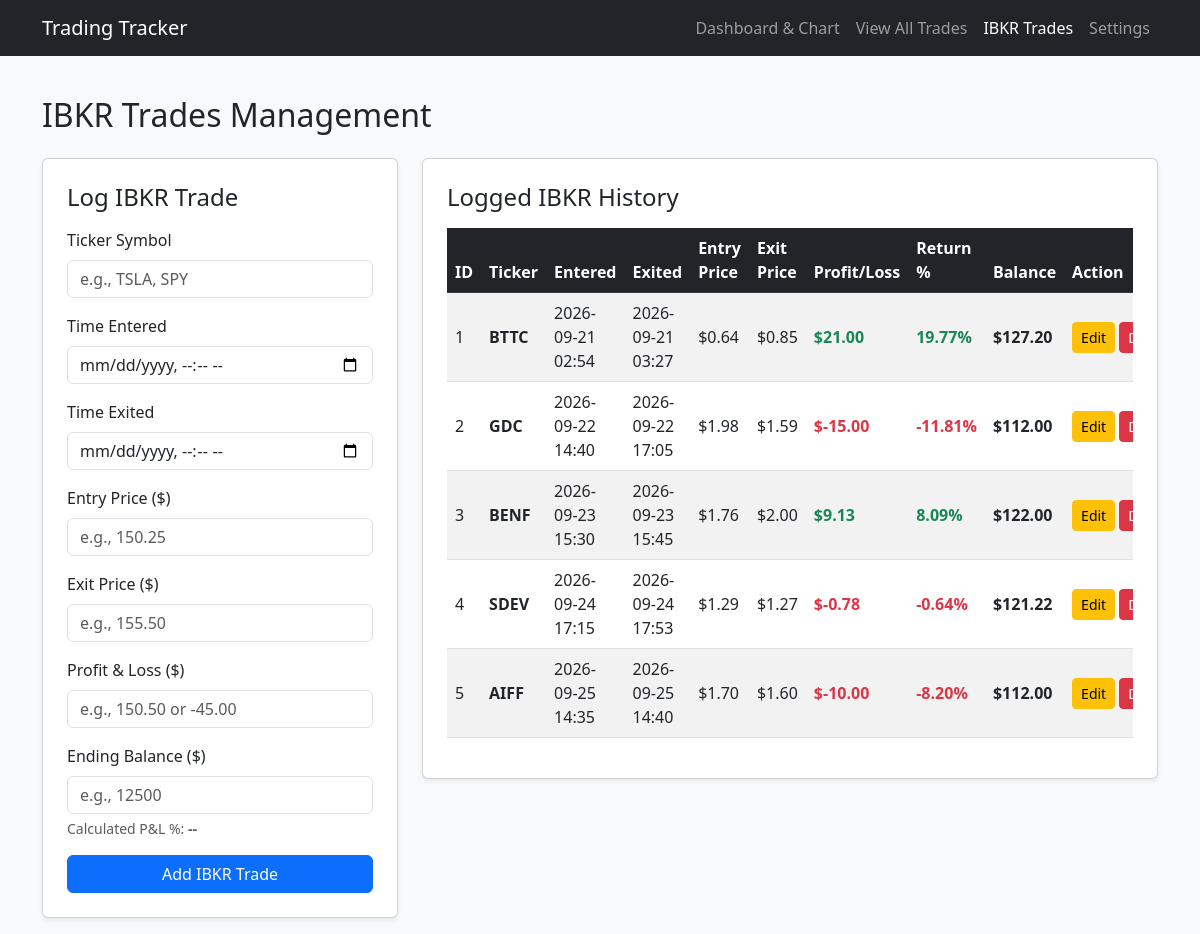
/ibkr, run on an earlier commit of the app's database.
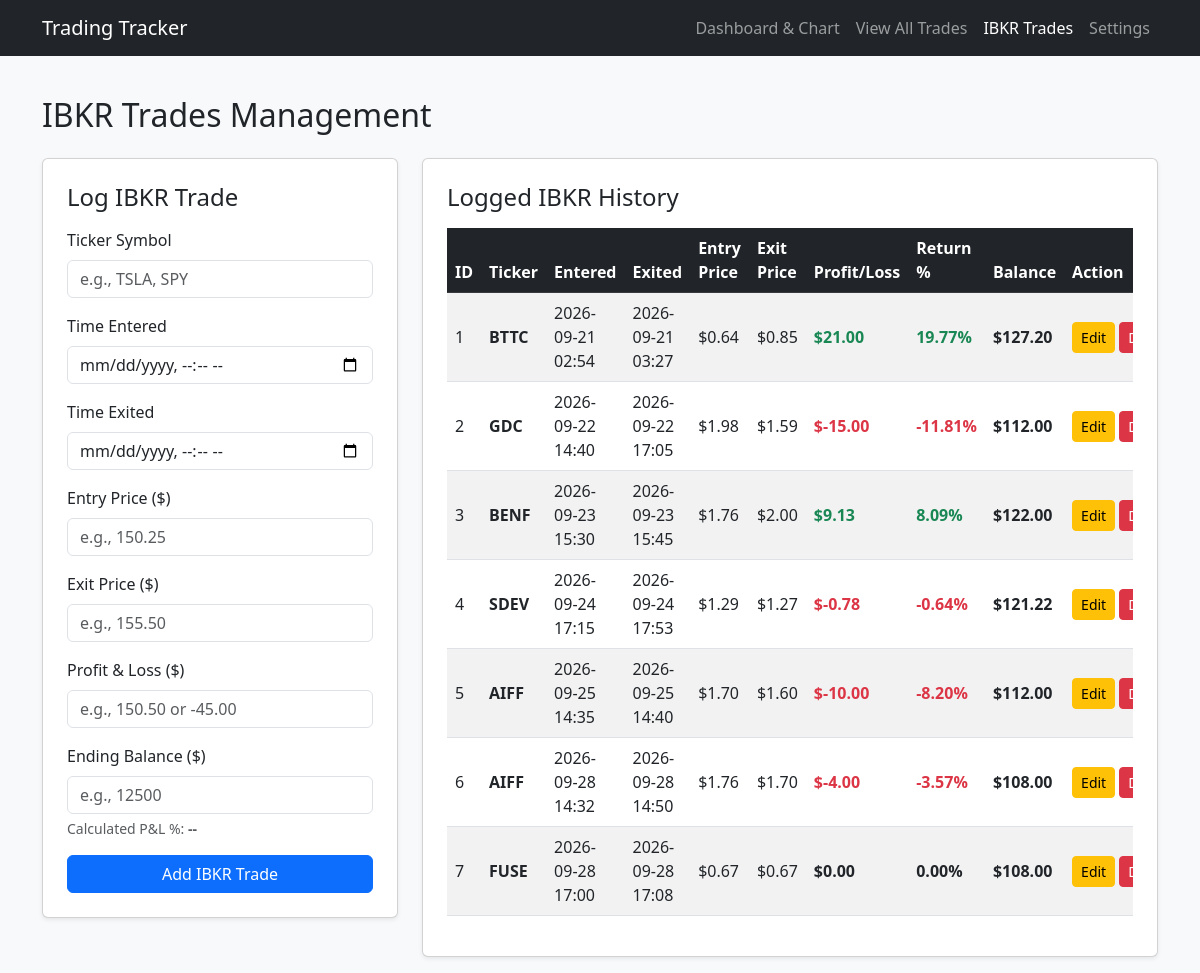
And on a later commit of the database.
### flask_app.py (models this page shows)
class IBKRTrade(db.Model):
  id = db.Column(db.Integer, primary_key=True)
  ticker = db.Column(db.String(20), nullable=False)
  time_entered = db.Column(db.String(50), nullable=False)
  time_exited = db.Column(db.String(50), nullable=False)
  entry_price = db.Column(db.Float, nullable=False, default=0.0)
  exit_price = db.Column(db.Float, nullable=False, default=0.0)
  pnl = db.Column(db.Float, nullable=False, default=0.0)
  balance = db.Column(db.Float, nullable=False, default=0.0)
  timestamp = db.Column(db.DateTime, default=datetime.utcnow)

### flask_app.py (the view, shortened to what this page needs)
@app.route('/ibkr', methods=['GET', 'POST'])
def ibkr_trades():
  all_ibkr_trades = IBKRTrade.query.order_by(IBKRTrade.id.asc()).all()
  return render_template('ibkr.html', trades=all_ibkr_trades)

### templates/ibkr.html (shortened to what this page needs)
<!DOCTYPE html>
<html lang="en">
<head>
    <link href="https://cdn.jsdelivr.net/npm/bootstrap@5.3.0/dist/css/bootstrap.min.css" rel="stylesheet">
</head>
<body class="bg-light">
    <nav class="navbar navbar-expand-lg navbar-dark bg-dark mb-4">
        <div class="container">
            <a class="navbar-brand" href="/">Trading Tracker</a>
            <div class="navbar-nav">
                <a class="nav-link" href="/">Dashboard & Chart</a>
                <a class="nav-link" href="/trades-list">View All Trades</a>
                <a class="nav-link active" href="/ibkr">IBKR Trades</a>
                <a class="nav-link" href="/settings">Settings</a>
            </div>
        </div>
    </nav>
    <div class="container py-3">
        <h2 class="mb-4">IBKR Trades Management</h2>
        <div class="row g-4">
            <div class="col-lg-4">
                <div class="card shadow-sm p-4">
                    <h4 class="card-title mb-3">Log IBKR Trade</h4>
                    <form method="POST">
                        <div class="mb-3">
                            <label class="form-label">Ticker Symbol</label>
                            <input type="text" class="form-control" name="ticker" placeholder="e.g., TSLA, SPY" required>
                        </div>
                        <div class="mb-3">
                            <label class="form-label">Time Entered</label>
                            <input type="datetime-local" class="form-control" name="time_entered" required>
                        </div>
                        <div class="mb-3">
                            <label class="form-label">Time Exited</label>
                            <input type="datetime-local" class="form-control" name="time_exited" required>
                        </div>
                        <div class="mb-3">
                            <label class="form-label">Entry Price ($)</label>
                            <input type="number" step="any" class="form-control" name="entry_price" placeholder="e.g., 150.25" required>
                        </div>
                        <div class="mb-3">
                            <label class="form-label">Exit Price ($)</label>
                            <input type="number" step="any" class="form-control" name="exit_price" placeholder="e.g., 155.50" required>
                        </div>
                        <div class="mb-3">
                            <label class="form-label">Profit & Loss ($)</label>
                            <input type="number" step="any" class="form-control" id="pnlInput" name="pnl" placeholder="e.g., 150.50 or -45.00" required>
                        </div>
                        <div class="mb-3">
                            <label class="form-label">Ending Balance ($)</label>
                            <input type="number" step="any" class="form-control" id="balanceInput" name="balance" placeholder="e.g., 12500" required>
                            <div class="form-text mt-1">
                                Calculated P&L %: <span id="pnlPercentDisplay" class="fw-bold text-muted">--</span>
                            </div>
                        </div>
                        <button type="submit" class="btn btn-primary w-100">Add IBKR Trade</button>
                    </form>
                </div>
            </div>
            <div class="col-lg-8">
                <div class="card shadow-sm p-4">
                    <h4 class="card-title mb-3">Logged IBKR History</h4>
                    <div class="table-responsive">
                        <table class="table table-striped table-hover align-middle">
                            <thead class="table-dark">
                                <tr>
                                    <th>ID</th>
                                    <th>Ticker</th>
                                    <th>Entered</th>
                                    <th>Exited</th>
                                    <th>Entry Price</th>
                                    <th>Exit Price</th>
                                    <th>Profit/Loss</th>
                                    <th>Return %</th>
                                    <th>Balance</th>
                                    <th>Action</th>
                                </tr>
                            </thead>
                            <tbody>
                                {% for trade in trades %}
                                {% set starting_balance = trade.balance - trade.pnl %}
                                {% set pct = (trade.pnl / starting_balance * 100) if starting_balance > 0 else 0 %}
                                <tr>
                                    <td>{{ trade.id }}</td>
                                    <td><strong>{{ trade.ticker }}</strong></td>
                                    <td>{{ trade.time_entered.replace('T', ' ') }}</td>
                                    <td>{{ trade.time_exited.replace('T', ' ') }}</td>
                                    <td>${{ "%.2f"|format(trade.entry_price) }}</td>
                                    <td>${{ "%.2f"|format(trade.exit_price) }}</td>
                                    <td>
                                        <span class="fw-bold {{ 'text-success' if trade.pnl > 0 else ('text-danger' if trade.pnl < 0 else '') }}">
                                            ${{ "%.2f"|format(trade.pnl) }}
                                        </span>
                                    </td>
                                    <td>
                                        <span class="fw-bold {{ 'text-success' if pct > 0 else ('text-danger' if pct < 0 else '') }}">
                                            {{ "%.2f"|format(pct) }}%
                                        </span>
                                    </td>
                                    <td>
                                        <span class="fw-bold">
                                            ${{ "%.2f"|format(trade.balance) }}
                                        </span>
                                    </td>
                                    <td>
                                        <div class="d-flex gap-1">
                                            <a href="/ibkr/edit/{{ trade.id }}" class="btn btn-sm btn-warning">Edit</a>
                                            <form action="/ibkr/delete/{{ trade.id }}" method="POST" onsubmit="return confirm('Delete this IBKR trade?');">
                                                <button type="submit" class="btn btn-sm btn-danger">Delete</button>
                                            </form>
                                        </div>
                                    </td>
                                </tr>
                                {% else %}
                                <tr>
                                    <td colspan="10" class="text-center text-muted py-4">No IBKR trades logged yet.</td>
                                </tr>
                                {% endfor %}
                            </tbody>
                        </table>
                    </div>
                </div>
            </div>
        </div>
    </div>
</body>
</html>

What changed in the data, as far as the page shows it:
added IBKRTrade: id "6", ticker "AIFF", time_entered.replace "2026-09-28 14:32", time_exited.replace "2026-09-28 14:50", entry_price "1.76", exit_price "1.70", pnl "-4.00", pct "-3.57", balance "108.00"
added IBKRTrade: id "7", ticker "FUSE", time_entered.replace "2026-09-28 17:00", time_exited.replace "2026-09-28 17:08", entry_price "0.67", exit_price "0.67", pnl "0.00", balance "108.00"
